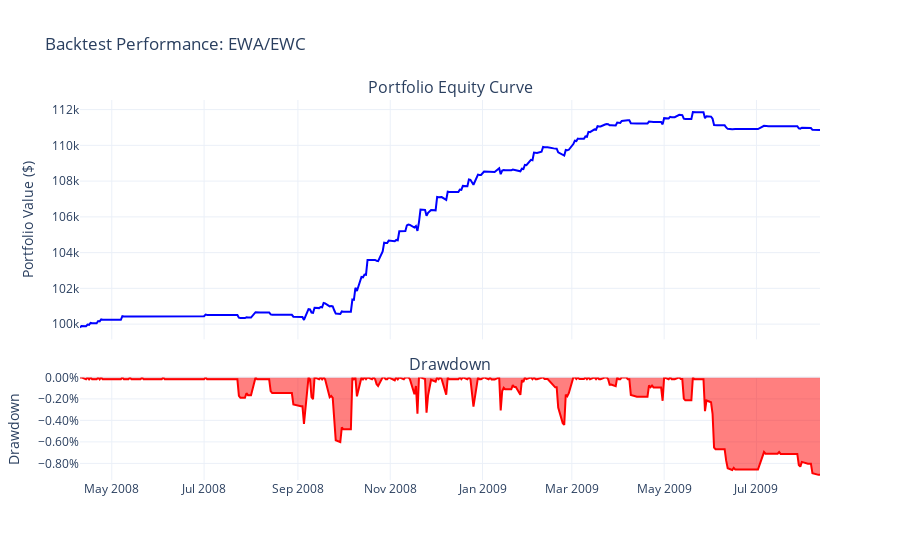
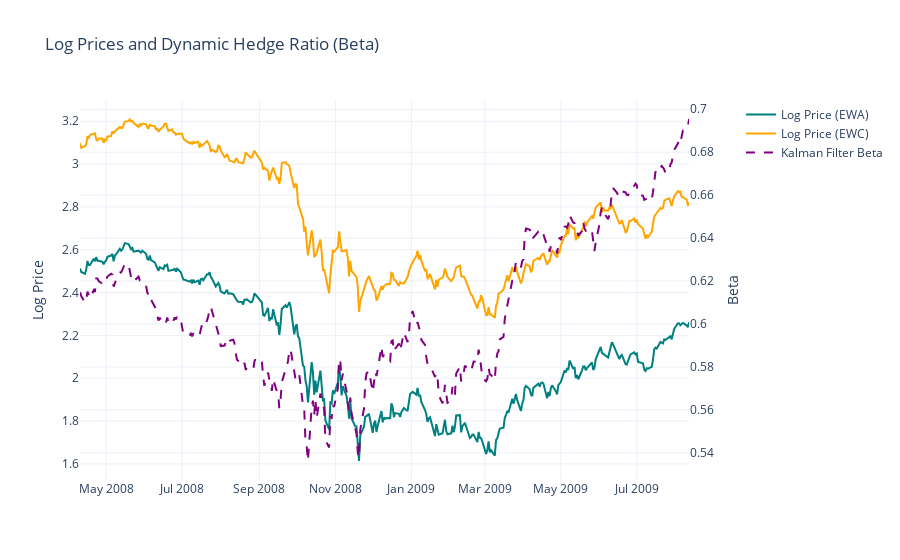

Here is the notebook cell these charts were saved with, in order:
### Code cell
import plotly.graph_objects as go
from plotly.subplots import make_subplots

# --- Ensure all necessary variables from the backtest are available ---
# This code assumes the following exist:
# ledger, data, t1, t2, log_prices, beta, z_score, z_score_sma
# initial_capital, entry_threshold, exit_threshold, stop_loss_threshold

print("Generating interactive Plotly charts...")

# --- 1. Filter data to the actual backtesting period ---
results = ledger[ledger['equity'] != initial_capital].dropna()

if results.empty:
    print("No trades were made, cannot generate plots.")
else:
    start_date = results.index[0]
    end_date = results.index[-1]

    # Align all data to the same date range for clean plotting
    plot_data = data[start_date:end_date]
    plot_log_prices = log_prices[start_date:end_date]
    plot_beta = beta[start_date:end_date]
    plot_z_score = z_score[start_date:end_date]
    plot_z_score_sma = z_score_sma[start_date:end_date]
    plot_results = results.copy()

    # --- 2. Calculate Drawdown for plotting ---
    plot_results['running_max'] = plot_results['equity'].cummax()
    plot_results['drawdown'] = (plot_results['equity'] - plot_results['running_max']) / plot_results['running_max']

    # --- 3. Identify Trade Entry and Exit points for markers ---
    plot_results['prev_position'] = plot_results['position'].shift(1).fillna(0)
    trades = plot_results[plot_results['position'] != plot_results['prev_position']]
    # We distinguish between entering a trade (from flat) and exiting a trade (to flat)
    entry_signals = trades[trades['prev_position'] == 0]
    exit_signals = trades[trades['position'] == 0]


    # ==========================================================
    # PLOT 1: Performance Summary (Equity Curve & Drawdown)
    # ==========================================================
    fig1 = make_subplots(rows=2, cols=1, shared_xaxes=True, vertical_spacing=0.1,
                         subplot_titles=('Portfolio Equity Curve', 'Drawdown'),
                         row_heights=[0.7, 0.3])

    fig1.add_trace(go.Scatter(x=plot_results.index, y=plot_results['equity'],
                              mode='lines', name='Equity', line=dict(color='blue')),
                   row=1, col=1)

    fig1.add_trace(go.Scatter(x=plot_results.index, y=plot_results['drawdown'],
                              mode='lines', name='Drawdown', fill='tozeroy',
                              line=dict(color='red')),
                   row=2, col=1)

    fig1.update_layout(title_text=f'Backtest Performance: {t1}/{t2}',
                       xaxis_title='',
                       yaxis_title='Portfolio Value ($)',
                       yaxis2_title='Drawdown',
                       showlegend=False, template='plotly_white')
    fig1.update_yaxes(tickformat='.2%', row=2, col=1)
    fig1.show()


    # ==========================================================
    # PLOT 2: Prices and Dynamic Hedge Ratio (Beta)
    # ==========================================================
    fig2 = make_subplots(specs=[[{"secondary_y": True}]])

    fig2.add_trace(go.Scatter(x=plot_log_prices.index, y=plot_log_prices[t1],
                              mode='lines', name=f'Log Price ({t1})', line=dict(color='teal')),
                   secondary_y=False)
    fig2.add_trace(go.Scatter(x=plot_log_prices.index, y=plot_log_prices[t2],
                              mode='lines', name=f'Log Price ({t2})', line=dict(color='orange')),
                   secondary_y=False)

    fig2.add_trace(go.Scatter(x=plot_beta.index, y=plot_beta,
                              mode='lines', name='Kalman Filter Beta', line=dict(color='purple', dash='dash')),
                   secondary_y=True)

    fig2.update_layout(title_text='Log Prices and Dynamic Hedge Ratio (Beta)',
                       xaxis_title='', template='plotly_white')
    fig2.update_yaxes(title_text="Log Price", secondary_y=False)
    fig2.update_yaxes(title_text="Beta", secondary_y=True)
    fig2.show()

### Figure 1 — Plotly figure (JSON) as saved in the notebook; plotly's stock layout.template omitted (floating-point values rounded to 4 significant figures; data arrays with more than 128 entries replaced by an {"elided": "..."} marker saying what was removed)
{"data": [{"line": {"color": "blue"}, "mode": "lines", "name": "Equity", "type": "scatter", "x": {"elided": "339 str values"}, "xaxis": "x", "y": {"elided": "339 float values"}, "yaxis": "y"}, {"fill": "tozeroy", "line": {"color": "red"}, "mode": "lines", "name": "Drawdown", "type": "scatter", "x": {"elided": "339 str values"}, "xaxis": "x2", "y": {"elided": "339 float values"}, "yaxis": "y2"}], "layout": {"annotations": [{"font": {"size": 16}, "showarrow": false, "text": "Portfolio Equity Curve", "x": 0.5, "xanchor": "center", "xref": "paper", "y": 1, "yanchor": "bottom", "yref": "paper"}, {"font": {"size": 16}, "showarrow": false, "text": "Drawdown", "x": 0.5, "xanchor": "center", "xref": "paper", "y": 0.27, "yanchor": "bottom", "yref": "paper"}], "showlegend": false, "title": {"text": "Backtest Performance: EWA/EWC"}, "xaxis": {"anchor": "y", "domain": [0, 1], "matches": "x2", "showticklabels": false, "title": {"text": ""}}, "xaxis2": {"anchor": "y2", "domain": [0, 1]}, "yaxis": {"anchor": "x", "domain": [0.37, 1], "title": {"text": "Portfolio Value ($)"}}, "yaxis2": {"anchor": "x2", "domain": [0, 0.27], "tickformat": ".2%", "title": {"text": "Drawdown"}}}}

### Figure 2 — Plotly figure (JSON) as saved in the notebook; plotly's stock layout.template omitted (floating-point values rounded to 4 significant figures; data arrays with more than 128 entries replaced by an {"elided": "..."} marker saying what was removed)
{"data": [{"line": {"color": "teal"}, "mode": "lines", "name": "Log Price (EWA)", "type": "scatter", "x": {"elided": "339 str values"}, "xaxis": "x", "y": {"elided": "339 float values"}, "yaxis": "y"}, {"line": {"color": "orange"}, "mode": "lines", "name": "Log Price (EWC)", "type": "scatter", "x": {"elided": "339 str values"}, "xaxis": "x", "y": {"elided": "339 float values"}, "yaxis": "y"}, {"line": {"color": "purple", "dash": "dash"}, "mode": "lines", "name": "Kalman Filter Beta", "type": "scatter", "x": {"elided": "339 str values"}, "xaxis": "x", "y": {"elided": "339 float values"}, "yaxis": "y2"}], "layout": {"title": {"text": "Log Prices and Dynamic Hedge Ratio (Beta)"}, "xaxis": {"anchor": "y", "domain": [0, 0.94], "title": {"text": ""}}, "yaxis": {"anchor": "x", "domain": [0, 1], "title": {"text": "Log Price"}}, "yaxis2": {"anchor": "x", "overlaying": "y", "side": "right", "title": {"text": "Beta"}}}}
